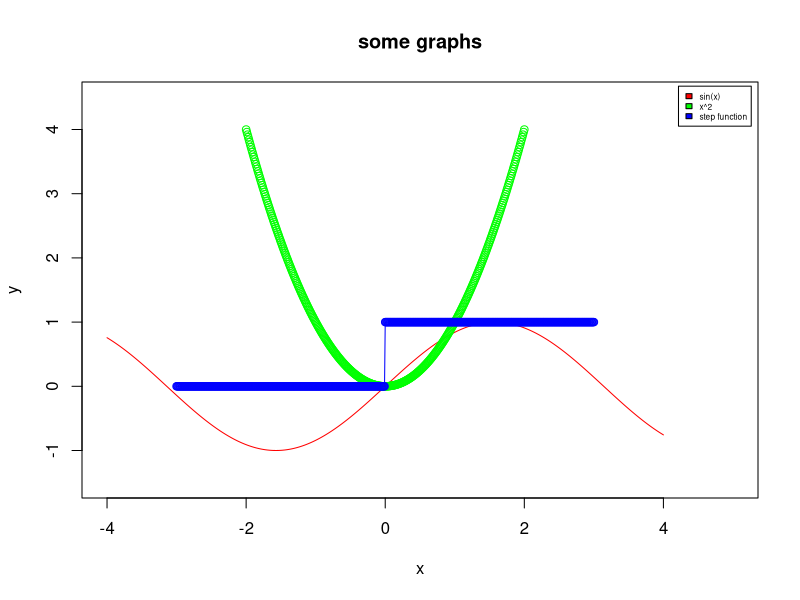

Write the R code that produced this figure.
#Q1
#(a) 
x <- seq(-4,4,0.01)
y = sin(x)
plot(x,y,type='l', col = 'red', xlim=c(-4,5),ylim=c(-1.5,4.5))
#(b)
par(new=TRUE)
x <- seq(-2,2,0.01)
lines(x, x*x, col = 'green',type='p')

#(c)
x = seq(-3,3,0.01)
fun <- function(x) {
  for (i in 1:length(x)) {
    if (x[i] < 0) x[i] = 0
    else x[i] = 1
  }
  return(x)
}

z = fun(x)
lines(x,z,col='blue',type = 'o')
title(main='some graphs')
legend("topright", inset=.01,
       c("sin(x)","x^2","step function"),fill=c('red','green','blue'),cex=0.5)

#Q2
fun <- function(x, labels) { #this assume 0.99 critical value
  m <- matrix(x, nrow = length(x)/length(labels))
  k = length(labels)
  n = nrow(m)
  tm <- gl(k,1, n*k, factor(labels))
  vec <- vector(mode='numeric', length=k)
  for (i in 1:k) {
    vec[i] = mean(m[,i])
  }
  mean <- mean(vec)
  sum = 0
  for (i in 1:k) {
    sum  = sum + n*(vec[i] - mean)^2
  }
  
  df = k-1
  MS = sum / df
  ss = 0
  for (i in 1:k) {
    for (j in 1:n){
      ss = ss+ (m[j,i] - vec[i])^2
    }
  }

    df2 <- k*(n-1)
    MSW <- ss/df2
    f = MS/MSW
    fvalue <- qf(0.99, df,df2)
    if (f > fvalue) {
      return('reject H_0')
    } else {
      return('fail to reject H_0')
    }
    
}
  
t <- c(7,8,15,11,9,10,12,17,13,18,19,15,14,18,19,17,16,18,19,25,22,23,18,20)
  
fun(t,c(1,2,3,4))


